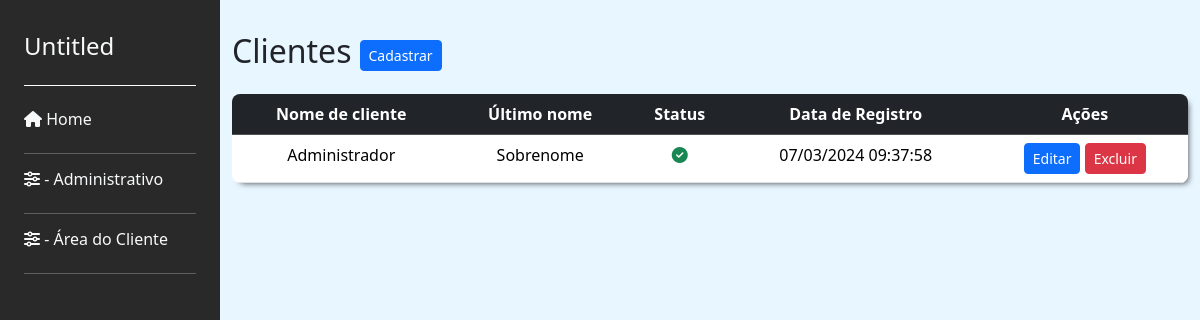
The page /user/listar_clientes/ on the database as committed earlier.
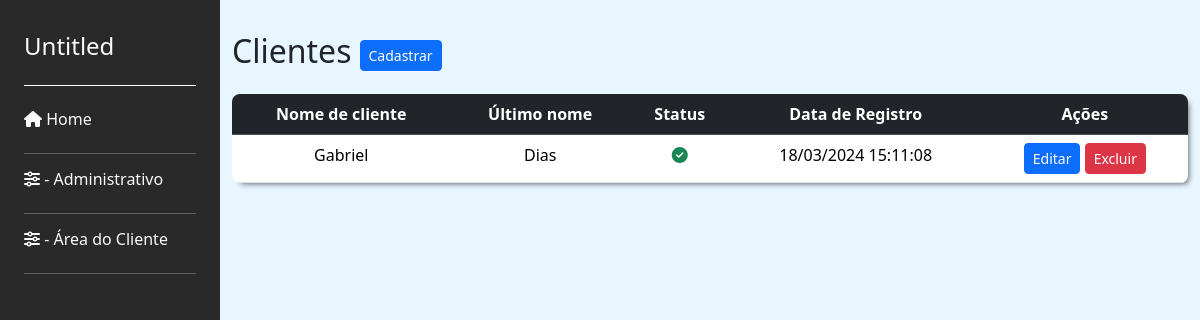
The same page on the database as committed later.
### user/models.py (models this page shows, shortened)
class Cliente(models.Model):
    user = models.OneToOneField(User, on_delete=models.CASCADE)
    rg = models.CharField(max_length=20, blank=True, null=True)
    cpf = models.CharField(max_length=14, blank=True, null=True)
    telefone = models.CharField(max_length=15, blank=True, null=True)
    data_nascimento = models.DateField(null=False)
    GENERO_CHOICES = (
        ('M', 'Masculino'),
        ('F', 'Feminino'),
        ('O', 'Outro')
    )
    genero = models.CharField(max_length=1, choices=GENERO_CHOICES)
    update_at = models.DateTimeField(auto_now=True)
    created_at = models.DateTimeField(auto_now_add=True)

### user/views.py (the view)
# urls.py: path('listar_clientes/', listar_clientes, name='listar_clientes'),
def listar_clientes(request):
    clientes = Cliente.objects.all()
    return render(request, 'cliente/listar_clientes.html', {'clientes': clientes, **sidebar(request)})  # noqa

### trip/views.py (called while the page is built)
def sidebar(request):
    is_adm = request.user.groups.filter(name='ADM').exists()
    is_cliente = request.user.groups.filter(name='Cliente').exists()
    return {'is_adm': is_adm, 'is_cliente': is_cliente}

### user/templates/cliente/listar_clientes.html (shortened to what this page needs)
{% extends 'base.html' %}
{% block content %}
<div class="main-content" id="mainContent">
  <div class="d-flex align-items-center">
    <h2 class="me-2">Clientes</h2>
    <a href="{% url 'user:cadastrar_cliente' %}">
      <button class="btn btn-sm btn-primary">Cadastrar</button>
    </a>
  </div>
  <div class="table-container mt-3">
    <table class="table  text-center" style="margin-bottom: 0;">
      <thead class="table-dark">
        <tr>
          <th>Nome de cliente</th>
          <th>Último nome</th>
          <th>Status</th>
          <th>Data de Registro</th>
          <th>Ações</th>
        </tr>
      </thead>
      <tbody>
        {% for cliente in clientes %}
          <tr>
            <td>{{ cliente.user.first_name }}</td>
            <td>{{ cliente.user.last_name }}</td>
            <td>
              {% if cliente.user.is_active %}
                <i class="fa-solid fa-circle-check text-success"></i>
              {% else %}
                <i class="fa-solid fa-circle-xmark text-danger"></i>
              {% endif %}
            </td>
            <td>{{ cliente.user.date_joined|date:"d/m/Y H:i:s" }}</td>
            <td>
              <button type="button" class="btn btn-sm btn-primary" data-bs-toggle="modal" data-bs-target="#editModal{{ cliente.id }}">
                Editar
              </button>
              <button type="button" class="btn btn-sm btn-danger" data-bs-toggle="modal" data-bs-target="#deleteModal{{ cliente.id }}">
                Excluir
              </button>
            </td>
          </tr>
        {% endfor %}
      </tbody>
    </table>
  </div>
</div>
{% endblock content %}

### base_templates/base.html (shortened to what this page needs)
<!DOCTYPE html>
<html lang="pt-BR">
<head>
    {% include "partials/head.html" %}
</head>
<body>
    <div class="d-flex page-background">
        <div>
            {% include "partials/sidebar.html" %}
        </div>
        <div class="container ml-2 pt-4">
            {% block content %}{% endblock content %}
        </div>
    </div>
</body>
</html>

### base_templates/partials/head.html (shortened to what this page needs)
{% load static %}
<head>
    <link rel="stylesheet" href="{% static 'css/styles.css' %}">
    <link href="https://cdn.jsdelivr.net/npm/bootstrap@5.3.3/dist/css/bootstrap.min.css" rel="stylesheet">
    <link rel="stylesheet" href="https://cdnjs.cloudflare.com/ajax/libs/bootstrap-datepicker/1.9.0/css/bootstrap-datepicker.min.css">
</head>

### base_templates/partials/sidebar.html (shortened to what this page needs)
<div class="sidebar p-4" id="sidebar">
    <div class="logo-container d-flex pt-2 pb-3 mb-4">
        <h4 class="text-light">
            Untitled
        </h4>
    </div>
    <div>
        <a href="{% url "trip:home" %}" class="mb-4">
            <h6 class="text-light">
                <i class="fa-solid fa-house"></i>
                Home
            </h6>
        </a>
        <hr class="text-light">
        <div class="admin mb-4">
            <h6 class="text-light"><i class="fa-solid fa-sliders"></i> - Administrativo</h6>
        </div>
        <hr class="text-light">
        <div class="cliente mb-4">
            <h6 class="text-light"><i class="fa-solid fa-sliders"></i> - Área do Cliente</h6>
        </div>
        <hr class="text-light">
    </div>
</div>

### base_static/css/styles.css (style rules this page uses)
body { margin: 0; padding: 0; box-sizing: border-box; font-family: 'Arial', sans-serif; }
.page-background { background-color: #e8f6ff; }
.sidebar { height: 100vh; width: 220px; z-index: 1; top: 0; left: 0; background-color: #292929; transition: left 0.3s ease; }
.logo-container { border-bottom: 1px solid white; width: 100%; }
.sidebar a { text-decoration: none; color: white; display: block; transition: 0.3s; }
.table-container { border-radius: 8px; overflow: hidden; box-shadow: 4px 4px 6px -4px rgba(0,0,0,0.75); }
.main-content { transition: margin-left 0.3s ease; }

Rows that differ between the two databases and show on the page:
removed Cliente: user.first_name "Administrador", user.last_name "Sobrenome", user.date_joined "07/03/2024 09:37:58"
added Cliente: user.first_name "Gabriel", user.last_name "Dias", user.date_joined "18/03/2024 15:11:08"
